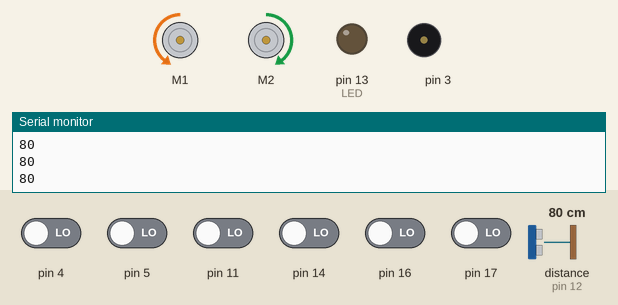
The sketch below on a simulated Arduino Uno, built with avr-gcc and run on an emulated ATmega328P. Parts: 2 × DC motor (green arrow = forward, orange = backward, longer = faster), output pins drawn as LEDs (lit = HIGH), buzzer (waves = sounding), the last lines printed to the serial monitor. The inputs (shaded band) are chosen by the test bench; at power-on: pin 4, pin 5, pin 11, pin 14, pin 16, pin 17 LOW, distance to the obstacle (sensor on pin 12) 80 cm. The echo pulse lasts 58.3 µs per cm; random numbers use the default seed unless the sketch sets one.

Above: at 6.3 s.
6.4 s: distance to the obstacle (sensor on pin 12) set to 40 cm
7.9 s: distance to the obstacle (sensor on pin 12) set to 31 cm
At 8.3 s:
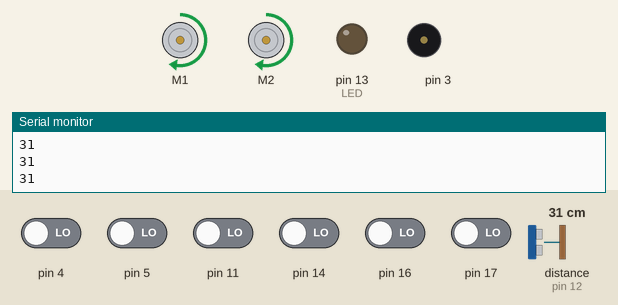
9.4 s: pin 4 driven HIGH
At 9.5 s:
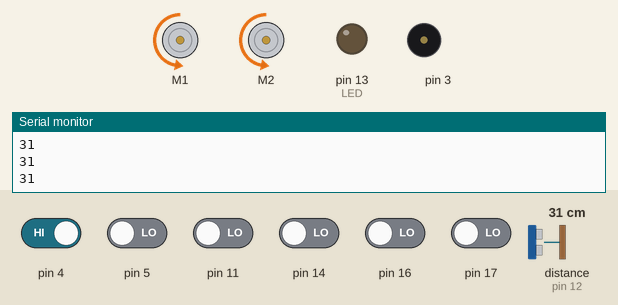
12.4 s: pin 4 driven LOW
14.1 s: pin 5 driven HIGH
At 14.38 s:
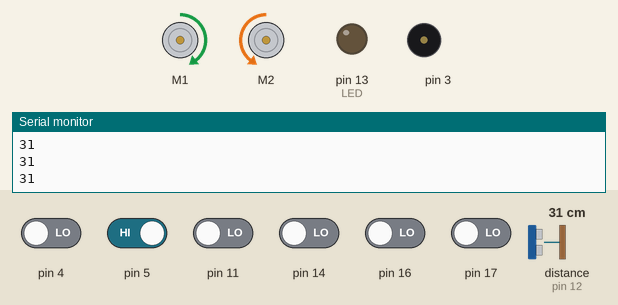
Timing chart, 0 to 18.1 s (numbered marks = the images above; inputs shaded):
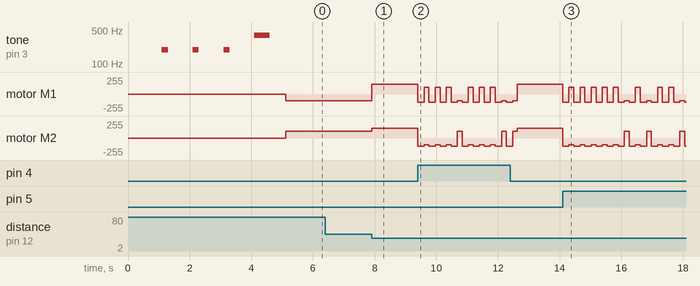

Measured:
- the behaviour switches between 36 and 35 cm on distance to the obstacle (sensor on pin 12) (found by bisection; images 0 and 1)
- after the input at 7.9 s, motor M1: backward 98/255 → forward 146/255 at once; motor M2: forward 98/255 → forward 146/255 at once

The sketch:

programma_Ivana.ino
```cpp
#include <Wire.h>
#include <ZumoShield.h>

#define LED 13

int duration, cm;
int trigPin = 13;
int echoPin = 12;
int chislo;
// this might need to be tuned for different lighting conditions, surfaces, etc.
#define QTR_THRESHOLD  1500 // microseconds

// these might need to be tuned for different motor types
#define REVERSE_SPEED     200 // 0 is stopped, 400 is full speed
#define TURN_SPEED        200
#define FORWARD_SPEED     125
#define REVERSE_DURATION  200 // ms
#define MINI_TURN_SPEED 155
#define MINI_TURN_DURATION 150

#define RUN_SPEED         230
ZumoBuzzer buzzer;
ZumoMotors motors;
Pushbutton button(ZUMO_BUTTON); // pushbutton on pin 12

#define NUM_SENSORS 6
unsigned int sensor_values[NUM_SENSORS];

ZumoReflectanceSensorArray sensors(QTR_NO_EMITTER_PIN);

/*void waitForButtonAndCountDown()
{
  digitalWrite(LED, HIGH);
  button.waitForButton();
  digitalWrite(LED, LOW);

  // play audible countdown
  for (int i = 0; i < 3; i++)
  {
    delay(1000);
    buzzer.playNote(NOTE_G(3), 200, 15);
  }
  delay(1000);
  buzzer.playNote(NOTE_G(4), 500, 15);
  delay(1000);
}
*/
void setup()
{
  Serial.begin (9600);
  pinMode(trigPin, OUTPUT);
  pinMode(echoPin, INPUT);
  delay(100);
  pinMode(LED, HIGH);

  // play audible countdown
  for (int i = 0; i < 3; i++)
  {
    delay(1000);
    buzzer.playNote(NOTE_G(3), 200, 15);
  }
  delay(1000);
  buzzer.playNote(NOTE_G(4), 500, 15);
  delay(1000);

 // waitForButtonAndCountDown();
}

void findObject(){
  digitalWrite(trigPin, LOW);
  delayMicroseconds(2);
  digitalWrite(trigPin, HIGH);
  delayMicroseconds(10);
  digitalWrite(trigPin, LOW);
  duration = pulseIn(echoPin, HIGH);
  cm = duration / 58;
    Serial.println(cm);
}
void loop()
{
 /* if (button.isPressed())
  {
    // if button is pressed, stop and wait for another press to go again
    motors.setSpeeds(0, 0);
    button.waitForRelease();
    waitForButtonAndCountDown();
    */
chislo = random(0,1000);
//TURN_DURATION = random(400,800);
  //findObject();
  sensors.read(sensor_values);
  if(cm<0){
     //findObject();
  }
  else{
  if (sensor_values[5] > QTR_THRESHOLD||sensor_values[0] > QTR_THRESHOLD)
  {
    if(chislo<=500){
    motors.setSpeeds(-REVERSE_SPEED, -REVERSE_SPEED);
    delay(REVERSE_DURATION);
    motors.setSpeeds(MINI_TURN_SPEED, -MINI_TURN_SPEED);
    delay(MINI_TURN_DURATION);
    findObject();
while(cm > 35){
    motors.setSpeeds(MINI_TURN_SPEED, -MINI_TURN_SPEED);
    findObject();
      }
      }

    else{
    motors.setSpeeds(-REVERSE_SPEED, -REVERSE_SPEED);
    delay(REVERSE_DURATION);
    motors.setSpeeds(-MINI_TURN_SPEED, MINI_TURN_SPEED);
    delay(MINI_TURN_DURATION);
    findObject();
while(cm > 35){
    motors.setSpeeds(-MINI_TURN_SPEED, MINI_TURN_SPEED);
      findObject();
      }
     }

    }

  else
  {
if(chislo<=500){
      findObject();
 /**/ while(cm > 35){
    motors.setSpeeds(MINI_TURN_SPEED, -MINI_TURN_SPEED);
      findObject();
      }
}

    else{
      findObject();
  /**/  while(cm > 35){
    motors.setSpeeds(-MINI_TURN_SPEED, MINI_TURN_SPEED);
      findObject();
     }
  }
  }
  }
if(cm <= 35){
  motors.setSpeeds(RUN_SPEED, RUN_SPEED);
  findObject();
}

}
```
